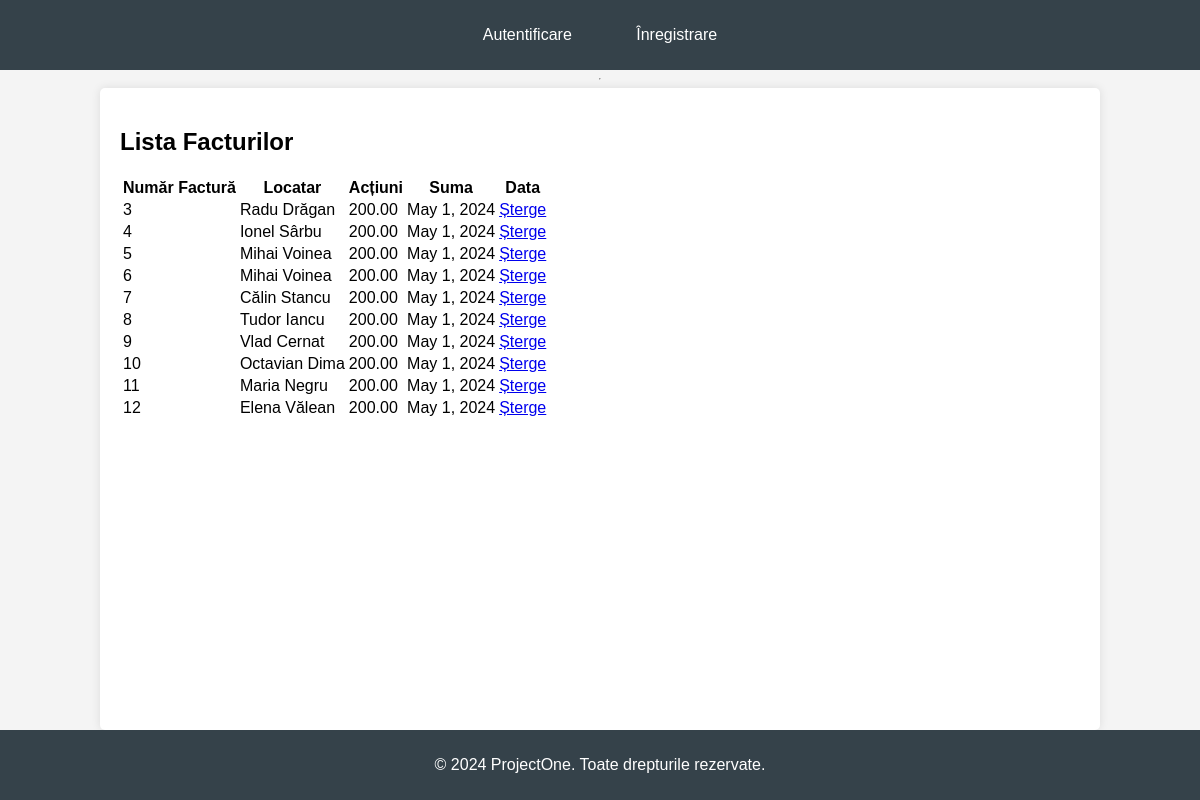
Screenshot of /users/facturi/ with the database file from the repository.
### users/models.py (models this page shows, shortened)
class Factura(models.Model):
    locatar = models.ForeignKey(Locatar, on_delete=models.CASCADE, related_name='facturi')
    suma = models.DecimalField(max_digits=10, decimal_places=2)
    data = models.DateField()

class Locatar(models.Model):
    nume = models.CharField(max_length=100)
    apartament = models.ForeignKey(Apartament, on_delete=models.CASCADE, related_name='locatari')
    def __str__(self):
        return self.nume

### users/views.py (the view)
# urls.py: path('facturi/', views.lista_facturi, name='lista_facturi'),
def lista_facturi(request):
    facturi = Factura.objects.all()
    return render(request, 'users/lista_facturi.html', {'facturi': facturi})

### users/templates/users/lista_facturi.html
{% extends "users/base_generic.html" %}
{% block content %}
<h2>Lista Facturilor</h2>
<table>
    <tr>
        <th>Număr Factură</th>
        <th>Locatar</th>
        <th>Acțiuni</th>
        <th>Suma</th>
        <th>Data</th>
    </tr>
    {% for factura in facturi %}
    <tr>
        <td>{{ factura.id }}</td>
        <td>{{ factura.locatar }}</td>
        <td>{{ factura.suma }}</td>
        <td>{{ factura.data }}</td>
        <td>
  <a href="{% url 'sterge_factura' factura.id %}" onclick="return confirm('Sigur vrei să ștergi acesta factura?');">Șterge</a>
        </td>
    </tr>
    {% endfor %}
</table>
{% endblock %}

### users/templates/users/base_generic.html (style rules this page uses)
body { font-family: Arial, sans-serif; margin: 0; padding: 0; background-color: #f4f4f4; display: flex; flex-direction: column; min-height: 100vh; }

### rows the page displays
Factura: id "3", locatar "Radu Drăgan", suma "200.00", data "May 1, 2024"
Factura: id "4", locatar "Ionel Sârbu", suma "200.00", data "May 1, 2024"
Factura: id "5", locatar "Mihai Voinea", suma "200.00", data "May 1, 2024"
Factura: id "6", locatar "Mihai Voinea", suma "200.00", data "May 1, 2024"
Factura: id "7", locatar "Călin Stancu", suma "200.00", data "May 1, 2024"
Factura: id "8", locatar "Tudor Iancu", suma "200.00", data "May 1, 2024"
Factura: id "9", locatar "Vlad Cernat", suma "200.00", data "May 1, 2024"
Factura: id "10", locatar "Octavian Dima", suma "200.00", data "May 1, 2024"
Factura: id "11", locatar "Maria Negru", suma "200.00", data "May 1, 2024"
Factura: id "12", locatar "Elena Vălean", suma "200.00", data "May 1, 2024"
